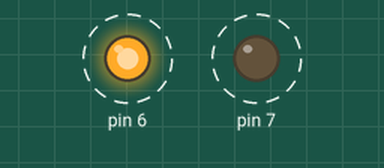
A sketch run on a simulated Arduino Uno, built with avr-gcc and run on an emulated ATmega328P. On the bench: output pins drawn as LEDs (lit = HIGH). Dashed ring = blinking.

Above: at 0.2 s.
Timing chart, 0 to 3.5 s (numbered marks = the images above):
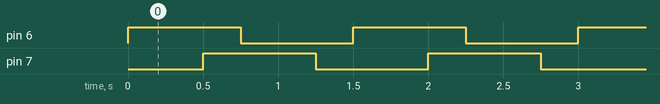

The sketch:

Blink_prac02.ino
```cpp
void setup() {
  // put your setup code here, to run once:
  pinMode(7,OUTPUT);
  pinMode(6,OUTPUT);

}

void loop() {
  // put your main code here, to run repeatedly:
  digitalWrite(6,HIGH);
  delay(500);
  digitalWrite(7,HIGH);
  delay(250);

  digitalWrite(6,LOW);
  delay(500);
  digitalWrite(7,LOW);
  delay(250);

}
```

Measured:
- by itself, pin 6, pin 7: alternates HIGH for 0.75 s and LOW for 0.75 s
- by itself, everything shown: repeats every 1.5 s, in 4 steps
